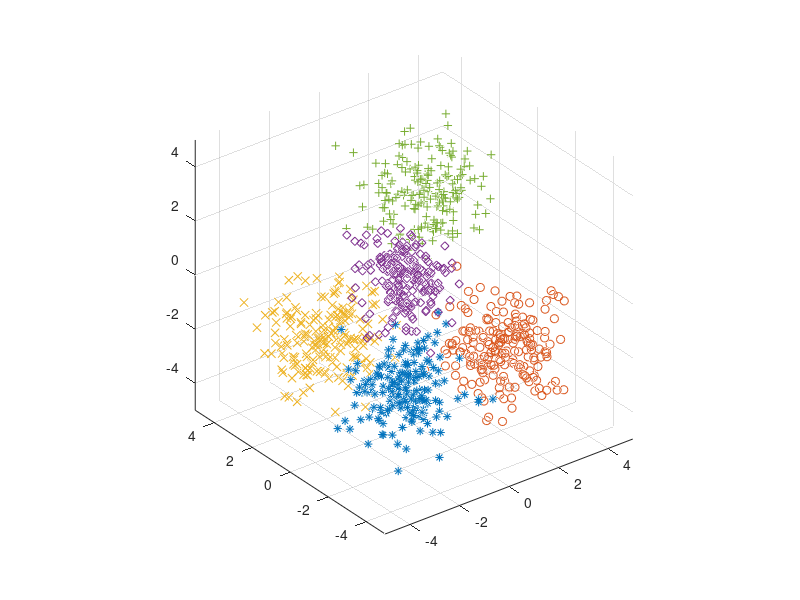

This figure's MATLAB source: (Note: this script raises an error after producing the figure.)
clear all;
close all;

N=200;
for i=1:N
    x1(1,i)=-2+0.8*randn(1);
    x1(2,i)=-2+0.9*randn(1);
    x1(3,i)=-2+0.7*randn(1);
end;

for i=1:N
    x2(1,i)= 2+0.9*randn(1);
    x2(2,i)=-2+0.9*randn(1);
    x2(3,i)=-2+0.8*randn(1);
end;

for i=1:N
    x3(1,i)=-2+0.9*randn(1);
    x3(2,i)= 2+0.8*randn(1);
    x3(3,i)=-2+0.7*randn(1);
end;

for i=1:N
    x4(1,i)=-2+0.7*randn(1);
    x4(2,i)=-2+0.9*randn(1);
    x4(3,i)= 2+0.8*randn(1);
end;

for i=1:N
    x5(1,i)= 2+1.0*randn(1);
    x5(2,i)= 2+0.9*randn(1);
    x5(3,i)= 2+0.9*randn(1);
end;

plot3(x1(1,:),x1(2,:),x1(3,:),'*',x2(1,:),x2(2,:),x2(3,:),'o',x3(1,:),x3(2,:),x2(3,:),'x',x4(1,:),x4(2,:),x4(3,:),'d',x5(1,:),x5(2,:),x5(3,:),'+');
grid on;
axis equal;
axis([-5 5 -5 5 -5 5]);

one_vector = ones(N, 1);
training_label_vector = [one_vector; 2*one_vector; 3*one_vector; 4*one_vector; 5*one_vector];
training_instance_matrix  = [x1, x2, x3, x4, x5]';
model = libsvmtrain(training_label_vector, training_instance_matrix);

M=50;
x11=linspace(-5,5,M);
x12=linspace(-5,5,M);
x13=linspace(-5,5,M);
[x11,x12,x13]=meshgrid(x11,x12,x13);

NM = M*M*M;
label = ones(NM, 1);
val = [reshape(x11, NM,1), reshape(x12, NM,1), reshape(x13, NM,1)];
[predict_label, accuracy, dec_values] = libsvmpredict(label, val, model);

result = cell(5, 1);

for i = 1 : NM
    switch( predict_label(i) )
        case 1
            result{1} = [result{1}, val(i, :)'];
        case 2
            result{2} = [result{2}, val(i, :)'];
        case 3
            result{3} = [result{3}, val(i, :)'];
        case 4
            result{4} = [result{4}, val(i, :)'];
        case 5
            result{5} = [result{5}, val(i, :)'];
    end
end

% figure;
% type = ['*', 'o', 'x', 'd', '+'];
% color = ['ro', 'go', 'bo', 'yo', 'mo'];
% for i = 1 : 5
%     hold on;
%     plot3(result{i}(1,:),result{i}(2, :), result{i}(3,:),  color(i));
% end
figure;
plot3(result{1}(1,:),result{1}(2,:),result{1}(3,:),'*',...
    result{2}(1,:),result{2}(2, :),result{2}(3,:),'o',...
    result{3}(1,:),result{3}(2,:),result{3}(3,:),'x',...
    result{4}(1,:),result{4}(2,:),result{4}(3,:),'d',...
    result{5}(1,:),result{5}(2,:),result{5}(3,:),'+');
grid on;
axis equal;
axis([-5 5 -5 5 -5 5]);

